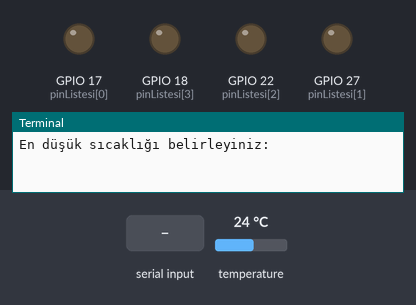
Bench run of a program on a simulated Raspberry Pi (BCM pin numbers). On the bench: output pins drawn as LEDs (lit = HIGH), the last lines printed to the terminal. The test bench sets the inputs (shaded band); at power-on: temperature 24 °C. The clock reads 2024-03-15 10:24:30 at power-on unless the program sets it.

Above: at 1.2 s.
1.3 s: "5" typed at the terminal, then Enter
2.8 s: "90" typed at the terminal, then Enter
At 3.4 s:
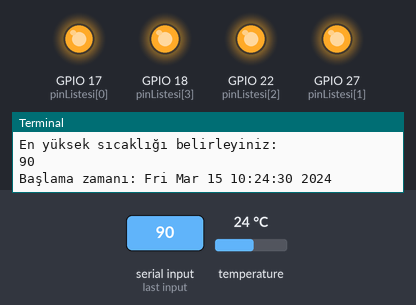
Timing chart, 0 to 5.8 s (numbered marks = the images above; inputs shaded):
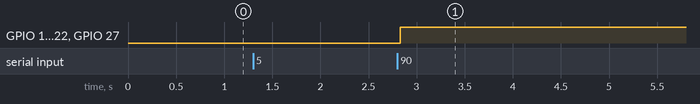

The program:

Kontrol.py
```python
#!/usr/bin/python
# -*- coding: iso-8859-9 -*-
import sys
import os
import glob
import RPi.GPIO as GPIO
import time
import datetime
from time import sleep


localtime = time.asctime( time.localtime(time.time()) )

base_dir = '/sys/bus/w1/devices/'
device_folder = glob.glob(base_dir + '28*')[0]
device_file = device_folder + '/w1_slave'

GPIO.setmode (GPIO.BCM)

#Uyarilari Gosterme

GPIO.setwarnings(False)

#Kullanilacak Anahtar icin Pin Numaralari

pinListesi = [17, 27, 22, 18]

while True:
 MinDeger = input("En düşük sıcaklığı belirleyiniz:")
 MaxDeger = input("En yüksek sıcaklığı belirleyiniz:")
 if MinDeger>=MaxDeger:
   print("En düşük sıcaklık, en yüksek sıcaklıktan büyük veya eşit olamaz.")
 else:
   break

MinOrtamSicakligi = MinDeger
MaxOrtamSicakligi = MaxDeger

os.system('modprobe w1-gpio')
os.system('modprobe w1-therm')


for i in pinListesi:
    GPIO.setup(i, GPIO.OUT)
    GPIO.output(i, GPIO.HIGH)

def read_temp_raw():
    f = open(device_file, 'r')
    lines = f.readlines()
    f.close()
    return lines

def read_temp():
    lines = read_temp_raw()
    while lines[0].strip()[-3:] != 'YES':
        sleep(0.2)
        lines = read_temp_raw()
    equals_pos = lines[1].find('t=')
    if equals_pos != -1:
        temp_string = lines[1][equals_pos+2:]
        temp_c = float(temp_string) / 1000.0
        temp_f = temp_c * 9.0 / 5.0 + 32.0
        return temp_c

while True:
   print "Başlama zamanı:", localtime
   if read_temp() < MinOrtamSicakligi:
	GPIO.output(18, GPIO.LOW)
	GPIO.output(22, GPIO.LOW)
	print 'Rezistans ve motor çalıştırıldı.', 'Sıcaklık', read_temp(), 'C derece.'
   else:
	GPIO.output(18, GPIO.HIGH)
	GPIO.output(22, GPIO.HIGH)
	print 'Rezistans ve motor durduruldu', 'Sıcaklık', read_temp(), 'C derece.'
   if read_temp() >= MaxOrtamSicakligi:
	GPIO.output(17, GPIO.LOW)
	GPIO.output(27, GPIO.LOW)
	print "Soğutucu ve motor çalıştırıldı", "Sıcaklık", read_temp(), "C derece."
   else:
	GPIO.output(17, GPIO.HIGH)
	GPIO.output(27, GPIO.HIGH)
	print "Soğutucu ve motor durduruldu", "Sıcaklık", read_temp(), "C derece."
#   print(read_temp())
   sleep(60)
print "Local current time :", localtime
```

Measured:
- after the input at 2.8 s, GPIO 17 (pinListesi[0]), GPIO 18 (pinListesi[3]), GPIO 22 (pinListesi[2]), GPIO 27 (pinListesi[1]): LOW → HIGH at once
